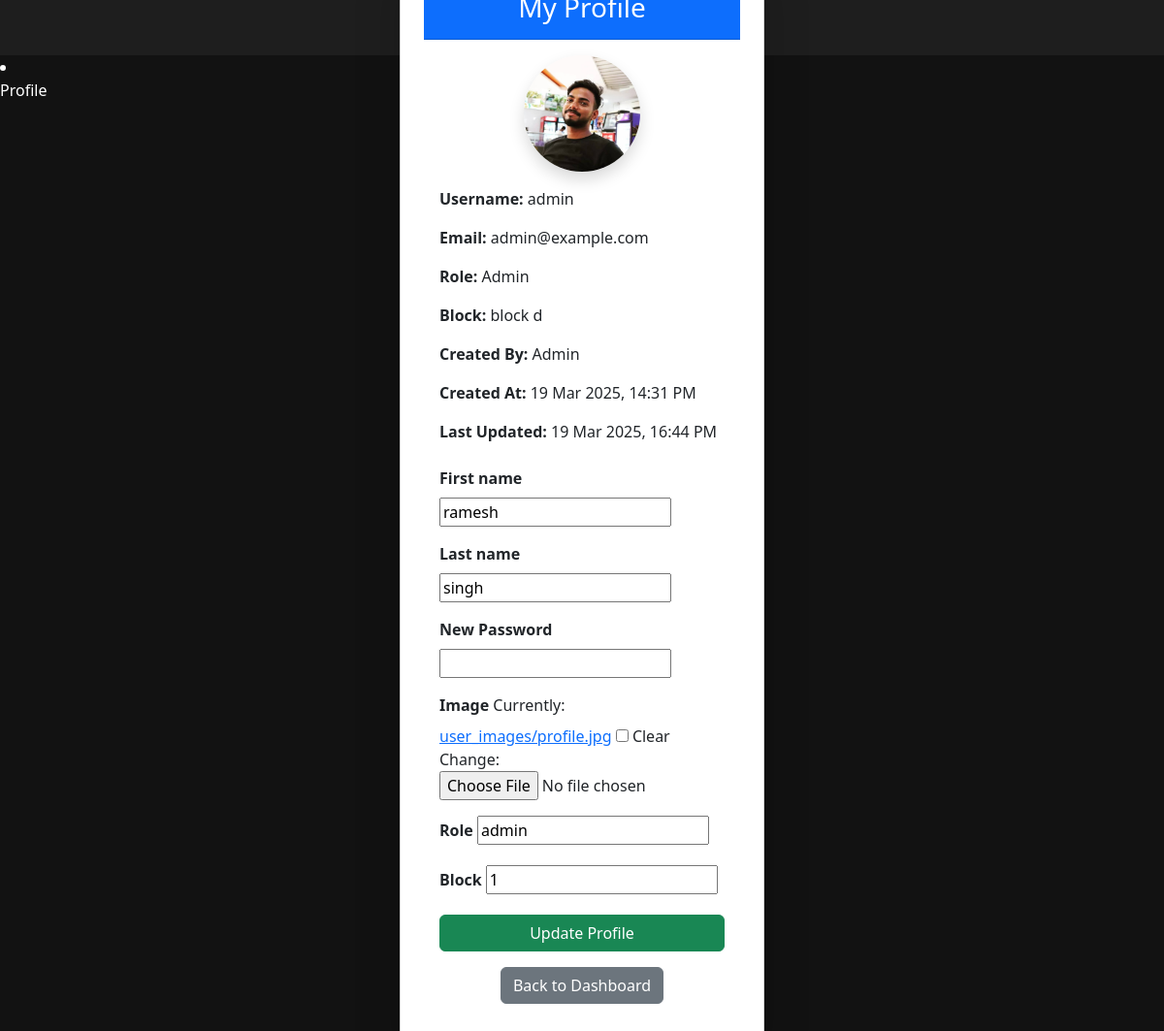
/profile/ (signed in), run on the app's committed database.
### users/models.py (models this page shows, shortened)
class User(AbstractUser):
    ROLE_CHOICES = (
        ('admin', 'Admin'),
        ('supervisor', 'Supervisor'),
        ('surveyor', 'Surveyor'),
    )
    role = models.CharField(max_length=20, choices=ROLE_CHOICES)
    block = models.ForeignKey('Block', on_delete=models.SET_NULL, null=True, blank=True)
    image = models.ImageField(upload_to='user_images/', null=True, blank=True)
    created_by = models.ForeignKey(
        settings.AUTH_USER_MODEL,
        on_delete=models.SET_NULL,
        null=True, blank=True,
        related_name="created_users"
    )
    created_at = models.DateTimeField(auto_now_add=True)
    last_updated_by = models.ForeignKey(
        settings.AUTH_USER_MODEL,
        on_delete=models.SET_NULL,
        null=True, blank=True,
        related_name="updated_users"
    )
    last_updated_at = models.DateTimeField(auto_now=True)
    groups = models.ManyToManyField(Group, related_name="custom_user_groups")
    user_permissions = models.ManyToManyField(Permission, related_name="custom_user_permissions")
    class Meta:
        constraints = [
            models.UniqueConstraint(fields=['block'], condition=models.Q(role='supervisor'), name="unique_supervisor_per_block"),
        ]

class Block(models.Model):
    name = models.CharField(max_length=100, unique=True)

### users/views.py (the view)
# urls.py: path('profile/',views.profile, name='profile'),
@login_required
def profile(request):
    user = request.user
    if request.method == 'POST':
        form = ProfileForm(request.POST, request.FILES, instance=user)
        if form.is_valid():
            new_password = form.cleaned_data.get('password')
            if new_password:
                user.set_password(new_password)  # Hashes and sets the new password
                user.save()  # Ensure password update is saved properly
                logout(request)  # Log out user after password change
                messages.success(request, 'Password changed successfully. Please log in again.')
                return redirect('login')  # Redirect to login page
            else:
                user.first_name = form.cleaned_data.get('first_name', user.first_name)
                user.last_name = form.cleaned_data.get('last_name', user.last_name)
                user.email = form.cleaned_data.get('email', user.email)
                user.image = form.cleaned_data.get('image', user.image)  # Ensure image updates
                user.save()  # Save user changes
                messages.success(request, 'Profile updated successfully.')
                return redirect('dashboard')  # Redirect to dashboard after update
    else:
        form = ProfileForm(instance=user)
    return render(request, 'users/profile.html', {'form': form, 'user': user})

### users/forms.py
class ProfileForm(forms.ModelForm):
    password = forms.CharField(widget=forms.PasswordInput(), required=False, label='New Password')
    class Meta:
        model = User
        fields = ['first_name', 'last_name', 'password', 'image', 'role', 'block']
        widgets = {
            'role': forms.TextInput(attrs={'readonly': 'readonly'}),
            'block': forms.TextInput(attrs={'readonly': 'readonly'}),
        }

### templates/users/profile.html (shortened to what this page needs)
{% extends "users/base.html" %}
{% block content %}
<div class="container mt-4">
    <div class="card p-4 shadow-lg">
        <div class="card-header bg-primary text-white text-center">
            <h3>My Profile</h3>
        </div>
        <div class="card-body text-center">
            <div class="mb-3">
                {% if user.image %}
                    <img src="{{ user.image.url }}" alt="Profile Image" class="rounded-circle shadow"
                         style="width: 120px; height: 120px; object-fit: cover;">
                {% else %}
                    <img src="/static/images/default-avatar.png" alt="Default Avatar" class="rounded-circle shadow"
                         style="width: 120px; height: 120px; object-fit: cover;">
                {% endif %}
            </div>
            <div class="text-start mb-4">
                <p><strong>Username:</strong> {{ user.username }}</p>
                <p><strong>Email:</strong> {{ user.email }}</p>
                <p><strong>Role:</strong> {{ user.role|title }}</p>
                <p><strong>Block:</strong> {{ user.block.name|default:"Not Assigned" }}</p>
                <p><strong>Created By:</strong> {{ user.created_by.username|default:"Admin" }}</p>
                <p><strong>Created At:</strong> {{ user.created_at|default:"-"|date:"d M Y, H:i A" }}</p>
                <p><strong>Last Updated:</strong> {{ user.last_updated_at|default:"-"|date:"d M Y, H:i A" }}</p>
            </div>
            <form method="post" enctype="multipart/form-data">
                {% for field in form %}
                    {% if field.name not in "created_by created_at last_updated" %}
                        <div class="mb-3 text-start">
                            <label class="form-label fw-bold">{{ field.label }}</label>
                            {{ field }}
                        </div>
                    {% endif %}
                {% endfor %}
                <button type="submit" class="btn btn-success w-100">Update Profile</button>
            </form>
            <div class="text-center mt-3">
                <a href="{% url 'dashboard' %}" class="btn btn-secondary">Back to Dashboard</a>
            </div>
        </div>
    </div>
</div>
{% endblock %}

### templates/users/base.html (style rules this page uses)
body { background-color: #121212; color: white; }

### data on the page
User: image (placeholder picture), username "admin", email "admin@example.com", role "Admin", block.name "block d", created_by.username "Admin", created_at "19 Mar 2025, 14:31 PM", last_updated_at "19 Mar 2025, 16:44 PM", form "ramesh" "singh" "admin" "1"

### other printed values
{{ field.label }} "First name" "Last name" "New Password" "Image" "Role" "Block"
